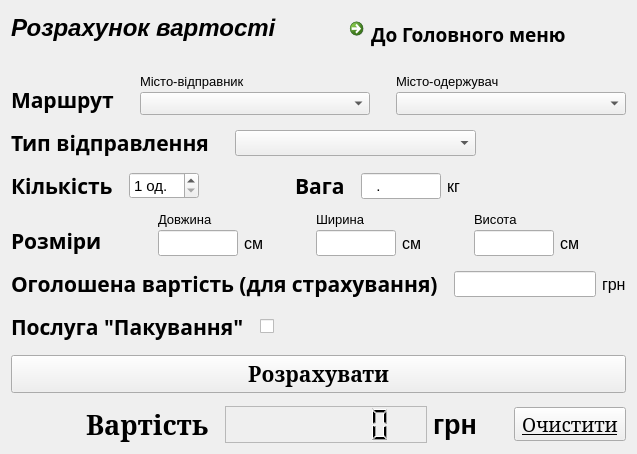
    <widget class="QWidget" name="calculateWidget">
     <layout class="QVBoxLayout" name="verticalLayout_2">
      <item>
       <layout class="QHBoxLayout" name="horizontalLayout_11">
        <item>
         <widget class="QLabel" name="label_103">
          <property name="minimumSize">
           <size>
            <width>0</width>
            <height>40</height>
           </size>
          </property>
          <property name="maximumSize">
           <size>
            <width>16777215</width>
            <height>40</height>
           </size>
          </property>
          <property name="font">
           <font>
            <pointsize>18</pointsize>
            <italic>true</italic>
            <bold>true</bold>
           </font>
          </property>
          <property name="text">
           <string>Розрахунок вартості</string>
          </property>
          <property name="alignment">
           <set>Qt::AlignLeading|Qt::AlignLeft|Qt::AlignTop</set>
          </property>
         </widget>
        </item>
        <item>
         <spacer name="horizontalSpacer_16">
          <property name="orientation">
           <enum>Qt::Horizontal</enum>
          </property>
          <property name="sizeType">
           <enum>QSizePolicy::Fixed</enum>
          </property>
          <property name="sizeHint" stdset="0">
           <size>
            <width>40</width>
            <height>20</height>
           </size>
          </property>
         </spacer>
        </item>
        <item>
         <widget class="QCommandLinkButton" name="calcMainMenuCommandLinkButton">
          <property name="sizePolicy">
           <sizepolicy hsizetype="Preferred" vsizetype="Preferred">
            <horstretch>0</horstretch>
            <verstretch>0</verstretch>
           </sizepolicy>
          </property>
          <property name="minimumSize">
           <size>
            <width>0</width>
            <height>0</height>
           </size>
          </property>
          <property name="maximumSize">
           <size>
            <width>16777215</width>
            <height>50</height>
           </size>
          </property>
          <property name="font">
           <font>
            <family>Berlin Sans FB Demi</family>
            <pointsize>14</pointsize>
            <bold>true</bold>
           </font>
          </property>
          <property name="text">
           <string>До Головного меню</string>
          </property>
          <property name="iconSize">
           <size>
            <width>40</width>
            <height>40</height>
           </size>
          </property>
          <property name="autoDefault">
           <bool>false</bool>
          </property>
          <property name="default">
           <bool>false</bool>
          </property>
         </widget>
        </item>
       </layout>
      </item>
      <item>
       <spacer name="verticalSpacer_2">
        <property name="orientation">
         <enum>Qt::Vertical</enum>
        </property>
        <property name="sizeType">
         <enum>QSizePolicy::Fixed</enum>
        </property>
        <property name="sizeHint" stdset="0">
         <size>
          <width>20</width>
          <height>10</height>
         </size>
        </property>
       </spacer>
      </item>
      <item>
       <layout class="QGridLayout" name="gridLayout_2">
        <property name="verticalSpacing">
         <number>3</number>
        </property>
        <item row="0" column="0" rowspan="2">
         <widget class="QLabel" name="label_3">
          <property name="sizePolicy">
           <sizepolicy hsizetype="Fixed" vsizetype="Preferred">
            <horstretch>0</horstretch>
            <verstretch>0</verstretch>
           </sizepolicy>
          </property>
          <property name="font">
           <font>
            <family>Century Gothic</family>
            <pointsize>16</pointsize>
            <italic>false</italic>
            <bold>true</bold>
           </font>
          </property>
          <property name="text">
           <string>Маршрут</string>
          </property>
          <property name="alignment">
           <set>Qt::AlignBottom|Qt::AlignLeading|Qt::AlignLeft</set>
          </property>
         </widget>
        </item>
        <item row="1" column="4">
         <widget class="QComboBox" name="calcCityRecieverComboBox">
          <property name="font">
           <font>
            <pointsize>10</pointsize>
           </font>
          </property>
         </widget>
        </item>
        <item row="1" column="2">
         <widget class="QComboBox" name="calcCitySenderComboBox">
          <property name="sizePolicy">
           <sizepolicy hsizetype="Preferred" vsizetype="Fixed">
            <horstretch>0</horstretch>
            <verstretch>0</verstretch>
           </sizepolicy>
          </property>
          <property name="font">
           <font>
            <pointsize>10</pointsize>
           </font>
          </property>
         </widget>
        </item>
        <item row="0" column="4">
         <widget class="QLabel" name="label_5">
          <property name="font">
           <font>
            <pointsize>10</pointsize>
           </font>
          </property>
          <property name="text">
           <string>Місто-одержувач</string>
          </property>
          <property name="alignment">
           <set>Qt::AlignBottom|Qt::AlignLeading|Qt::AlignLeft</set>
          </property>
         </widget>
        </item>
        <item row="0" column="2">
         <widget class="QLabel" name="label_2">
          <property name="sizePolicy">
           <sizepolicy hsizetype="Preferred" vsizetype="Preferred">
            <horstretch>0</horstretch>
            <verstretch>0</verstretch>
           </sizepolicy>
          </property>
          <property name="font">
           <font>
            <pointsize>10</pointsize>
           </font>
          </property>
          <property name="text">
           <string>Місто-відправник</string>
          </property>
          <property name="alignment">
           <set>Qt::AlignBottom|Qt::AlignLeading|Qt::AlignLeft</set>
          </property>
         </widget>
        </item>
        <item row="0" column="3" rowspan="2">
         <spacer name="horizontalSpacer">
          <property name="orientation">
           <enum>Qt::Horizontal</enum>
          </property>
          <property name="sizeType">
           <enum>QSizePolicy::Fixed</enum>
          </property>
          <property name="sizeHint" stdset="0">
           <size>
            <width>20</width>
            <height>20</height>
           </size>
          </property>
         </spacer>
        </item>
        <item row="0" column="1" rowspan="2">
         <spacer name="horizontalSpacer_12">
          <property name="orientation">
           <enum>Qt::Horizontal</enum>
          </property>
          <property name="sizeType">
           <enum>QSizePolicy::Fixed</enum>
          </property>
          <property name="sizeHint" stdset="0">
           <size>
            <width>20</width>
            <height>20</height>
           </size>
          </property>
         </spacer>
        </item>
       </layout>
      </item>
      <item>
       <spacer name="verticalSpacer_3">
        <property name="orientation">
         <enum>Qt::Vertical</enum>
        </property>
        <property name="sizeType">
         <enum>QSizePolicy::Fixed</enum>
        </property>
        <property name="sizeHint" stdset="0">
         <size>
          <width>20</width>
          <height>7</height>
         </size>
        </property>
       </spacer>
      </item>
      <item>
       <layout class="QGridLayout" name="gridLayout_7">
        <item row="0" column="2">
         <widget class="QComboBox" name="calcTypeComboBox">
          <property name="sizePolicy">
           <sizepolicy hsizetype="Preferred" vsizetype="Fixed">
            <horstretch>0</horstretch>
            <verstretch>0</verstretch>
           </sizepolicy>
          </property>
          <property name="minimumSize">
           <size>
            <width>0</width>
            <height>0</height>
           </size>
          </property>
          <property name="maximumSize">
           <size>
            <width>16777215</width>
            <height>16777215</height>
           </size>
          </property>
          <property name="font">
           <font>
            <pointsize>11</pointsize>
           </font>
          </property>
         </widget>
        </item>
        <item row="0" column="1">
         <spacer name="horizontalSpacer_8">
          <property name="orientation">
           <enum>Qt::Horizontal</enum>
          </property>
          <property name="sizeType">
           <enum>QSizePolicy::Fixed</enum>
          </property>
          <property name="sizeHint" stdset="0">
           <size>
            <width>20</width>
            <height>20</height>
           </size>
          </property>
         </spacer>
        </item>
        <item row="0" column="0">
         <widget class="QLabel" name="label_19">
          <property name="sizePolicy">
           <sizepolicy hsizetype="Fixed" vsizetype="Preferred">
            <horstretch>0</horstretch>
            <verstretch>0</verstretch>
           </sizepolicy>
          </property>
          <property name="font">
           <font>
            <family>Century Gothic</family>
            <pointsize>16</pointsize>
            <italic>false</italic>
            <bold>true</bold>
           </font>
          </property>
          <property name="text">
           <string>Тип відправлення</string>
          </property>
          <property name="alignment">
           <set>Qt::AlignBottom|Qt::AlignLeading|Qt::AlignLeft</set>
          </property>
         </widget>
        </item>
        <item row="0" column="3">
         <spacer name="horizontalSpacer_9">
          <property name="orientation">
           <enum>Qt::Horizontal</enum>
          </property>
          <property name="sizeType">
           <enum>QSizePolicy::Fixed</enum>
          </property>
          <property name="sizeHint" stdset="0">
           <size>
            <width>150</width>
            <height>20</height>
           </size>
          </property>
         </spacer>
        </item>
       </layout>
      </item>
      <item>
       <spacer name="verticalSpacer_4">
        <property name="orientation">
         <enum>Qt::Vertical</enum>
        </property>
        <property name="sizeType">
         <enum>QSizePolicy::Fixed</enum>
        </property>
        <property name="sizeHint" stdset="0">
         <size>
          <width>20</width>
          <height>7</height>
         </size>
        </property>
       </spacer>
      </item>
      <item>
       <layout class="QGridLayout" name="gridLayout_4">
        <item row="0" column="1">
         <spacer name="horizontalSpacer_4">
          <property name="orientation">
           <enum>Qt::Horizontal</enum>
          </property>
          <property name="sizeType">
           <enum>QSizePolicy::Fixed</enum>
          </property>
          <property name="sizeHint" stdset="0">
           <size>
            <width>10</width>
            <height>20</height>
           </size>
          </property>
         </spacer>
        </item>
        <item row="0" column="4">
         <widget class="QLabel" name="label_7">
          <property name="font">
           <font>
            <family>Century Gothic</family>
            <pointsize>16</pointsize>
            <bold>true</bold>
           </font>
          </property>
          <property name="text">
           <string>Вага</string>
          </property>
         </widget>
        </item>
        <item row="0" column="3">
         <spacer name="horizontalSpacer_3">
          <property name="orientation">
           <enum>Qt::Horizontal</enum>
          </property>
          <property name="sizeType">
           <enum>QSizePolicy::Fixed</enum>
          </property>
          <property name="sizeHint" stdset="0">
           <size>
            <width>90</width>
            <height>20</height>
           </size>
          </property>
         </spacer>
        </item>
        <item row="0" column="0">
         <widget class="QLabel" name="label_6">
          <property name="font">
           <font>
            <family>Century Gothic</family>
            <pointsize>16</pointsize>
            <italic>false</italic>
            <bold>true</bold>
           </font>
          </property>
          <property name="text">
           <string>Кількість</string>
          </property>
         </widget>
        </item>
        <item row="0" column="5">
         <spacer name="horizontalSpacer_5">
          <property name="orientation">
           <enum>Qt::Horizontal</enum>
          </property>
          <property name="sizeType">
           <enum>QSizePolicy::Fixed</enum>
          </property>
          <property name="sizeHint" stdset="0">
           <size>
            <width>10</width>
            <height>20</height>
           </size>
          </property>
         </spacer>
        </item>
        <item row="0" column="7">
         <widget class="QLabel" name="label_18">
          <property name="sizePolicy">
           <sizepolicy hsizetype="Expanding" vsizetype="Preferred">
            <horstretch>0</horstretch>
            <verstretch>0</verstretch>
           </sizepolicy>
          </property>
          <property name="font">
           <font>
            <pointsize>12</pointsize>
           </font>
          </property>
          <property name="text">
           <string>кг</string>
          </property>
         </widget>
        </item>
        <item row="0" column="6">
         <widget class="QLineEdit" name="calcWeightLineEdit">
          <property name="sizePolicy">
           <sizepolicy hsizetype="Fixed" vsizetype="Fixed">
            <horstretch>0</horstretch>
            <verstretch>0</verstretch>
           </sizepolicy>
          </property>
          <property name="maximumSize">
           <size>
            <width>80</width>
            <height>16777215</height>
           </size>
          </property>
          <property name="font">
           <font>
            <pointsize>11</pointsize>
           </font>
          </property>
          <property name="inputMask">
           <string>999.9</string>
          </property>
         </widget>
        </item>
        <item row="0" column="2">
         <widget class="QSpinBox" name="calcAmountSpinBox">
          <property name="sizePolicy">
           <sizepolicy hsizetype="Fixed" vsizetype="Fixed">
            <horstretch>0</horstretch>
            <verstretch>0</verstretch>
           </sizepolicy>
          </property>
          <property name="font">
           <font>
            <pointsize>11</pointsize>
           </font>
          </property>
          <property name="suffix">
           <string> од.</string>
          </property>
          <property name="minimum">
           <number>1</number>
          </property>
          <property name="maximum">
           <number>50</number>
          </property>
         </widget>
        </item>
        <item row="1" column="4">
         <spacer name="verticalSpacer_9">
          <property name="orientation">
           <enum>Qt::Vertical</enum>
          </property>
          <property name="sizeType">
           <enum>QSizePolicy::Fixed</enum>
          </property>
          <property name="sizeHint" stdset="0">
           <size>
            <width>20</width>
            <height>5</height>
           </size>
          </property>
         </spacer>
        </item>
       </layout>
      </item>
      <item>
       <layout class="QGridLayout" name="gridLayout_31">
        <property name="verticalSpacing">
         <number>3</number>
        </property>
        <item row="0" column="6">
         <widget class="QLabel" name="label_110">
          <property name="sizePolicy">
           <sizepolicy hsizetype="Preferred" vsizetype="Preferred">
            <horstretch>0</horstretch>
            <verstretch>0</verstretch>
           </sizepolicy>
          </property>
          <property name="font">
           <font>
            <pointsize>10</pointsize>
           </font>
          </property>
          <property name="text">
           <string>Висота</string>
          </property>
          <property name="alignment">
           <set>Qt::AlignBottom|Qt::AlignLeading|Qt::AlignLeft</set>
          </property>
         </widget>
        </item>
        <item row="0" column="2">
         <widget class="QLabel" name="label_106">
          <property name="font">
           <font>
            <pointsize>10</pointsize>
           </font>
          </property>
          <property name="text">
           <string>Довжина</string>
          </property>
          <property name="alignment">
           <set>Qt::AlignBottom|Qt::AlignLeading|Qt::AlignLeft</set>
          </property>
         </widget>
        </item>
        <item row="1" column="3">
         <widget class="QLabel" name="label_109">
          <property name="font">
           <font>
            <pointsize>12</pointsize>
           </font>
          </property>
          <property name="text">
           <string>см</string>
          </property>
         </widget>
        </item>
        <item row="1" column="5">
         <widget class="QLabel" name="label_111">
          <property name="font">
           <font>
            <pointsize>12</pointsize>
           </font>
          </property>
          <property name="text">
           <string>см</string>
          </property>
         </widget>
        </item>
        <item row="1" column="7">
         <widget class="QLabel" name="label_108">
          <property name="font">
           <font>
            <pointsize>12</pointsize>
           </font>
          </property>
          <property name="text">
           <string>см</string>
          </property>
         </widget>
        </item>
        <item row="0" column="0" rowspan="2">
         <widget class="QLabel" name="label_112">
          <property name="sizePolicy">
           <sizepolicy hsizetype="Preferred" vsizetype="Preferred">
            <horstretch>0</horstretch>
            <verstretch>0</verstretch>
           </sizepolicy>
          </property>
          <property name="font">
           <font>
            <family>Century Gothic</family>
            <pointsize>16</pointsize>
            <italic>false</italic>
            <bold>true</bold>
           </font>
          </property>
          <property name="text">
           <string>Розміри</string>
          </property>
          <property name="alignment">
           <set>Qt::AlignBottom|Qt::AlignLeading|Qt::AlignLeft</set>
          </property>
         </widget>
        </item>
        <item row="1" column="2">
         <widget class="QLineEdit" name="calcLengthLineEdit">
          <property name="sizePolicy">
           <sizepolicy hsizetype="Fixed" vsizetype="Fixed">
            <horstretch>0</horstretch>
            <verstretch>0</verstretch>
           </sizepolicy>
          </property>
          <property name="maximumSize">
           <size>
            <width>80</width>
            <height>16777215</height>
           </size>
          </property>
          <property name="font">
           <font>
            <pointsize>11</pointsize>
           </font>
          </property>
          <property name="inputMask">
           <string>999</string>
          </property>
          <property name="alignment">
           <set>Qt::AlignLeading|Qt::AlignLeft|Qt::AlignTop</set>
          </property>
         </widget>
        </item>
        <item row="1" column="4">
         <widget class="QLineEdit" name="calcWidthLineEdit">
          <property name="sizePolicy">
           <sizepolicy hsizetype="Preferred" vsizetype="Fixed">
            <horstretch>0</horstretch>
            <verstretch>0</verstretch>
           </sizepolicy>
          </property>
          <property name="maximumSize">
           <size>
            <width>80</width>
            <height>16777215</height>
           </size>
          </property>
          <property name="font">
           <font>
            <pointsize>11</pointsize>
           </font>
          </property>
          <property name="inputMask">
           <string>99</string>
          </property>
          <property name="alignment">
           <set>Qt::AlignLeading|Qt::AlignLeft|Qt::AlignTop</set>
          </property>
         </widget>
        </item>
        <item row="1" column="6">
         <widget class="QLineEdit" name="calcHeightLineEdit">
          <property name="sizePolicy">
           <sizepolicy hsizetype="Preferred" vsizetype="Fixed">
            <horstretch>0</horstretch>
            <verstretch>0</verstretch>
           </sizepolicy>
          </property>
          <property name="maximumSize">
           <size>
            <width>80</width>
            <height>16777215</height>
           </size>
          </property>
          <property name="font">
           <font>
            <pointsize>11</pointsize>
           </font>
          </property>
          <property name="inputMask">
           <string>99</string>
          </property>
          <property name="alignment">
           <set>Qt::AlignLeading|Qt::AlignLeft|Qt::AlignTop</set>
          </property>
         </widget>
        </item>
        <item row="0" column="4">
         <widget class="QLabel" name="label_105">
          <property name="font">
           <font>
            <pointsize>10</pointsize>
           </font>
          </property>
          <property name="text">
           <string>Ширина</string>
          </property>
          <property name="alignment">
           <set>Qt::AlignBottom|Qt::AlignLeading|Qt::AlignLeft</set>
          </property>
         </widget>
        </item>
        <item row="0" column="1" rowspan="2">
         <spacer name="horizontalSpacer_2">
          <property name="orientation">
           <enum>Qt::Horizontal</enum>
          </property>
          <property name="sizeType">
           <enum>QSizePolicy::Fixed</enum>
          </property>
          <property name="sizeHint" stdset="0">
           <size>
            <width>50</width>
            <height>20</height>
           </size>
          </property>
         </spacer>
        </item>
       </layout>
      </item>
      <item>
       <spacer name="verticalSpacer_5">
        <property name="orientation">
         <enum>Qt::Vertical</enum>
        </property>
        <property name="sizeType">
         <enum>QSizePolicy::Fixed</enum>
        </property>
        <property name="sizeHint" stdset="0">
         <size>
          <width>20</width>
          <height>7</height>
         </size>
        </property>
       </spacer>
      </item>
      <item>
       <layout class="QGridLayout" name="gridLayout_5">
        <item row="0" column="0">
         <widget class="QLabel" name="label_13">
          <property name="font">
           <font>
            <family>Century Gothic</family>
            <pointsize>16</pointsize>
            <italic>false</italic>
            <bold>true</bold>
           </font>
          </property>
          <property name="text">
           <string>Оголошена вартість (для страхування)</string>
          </property>
          <property name="alignment">
           <set>Qt::AlignBottom|Qt::AlignLeading|Qt::AlignLeft</set>
          </property>
         </widget>
        </item>
        <item row="0" column="2">
         <widget class="QLineEdit" name="calcCostInsuranceLineEdit">
          <property name="font">
           <font>
            <pointsize>11</pointsize>
           </font>
          </property>
          <property name="inputMask">
           <string>9999999</string>
          </property>
         </widget>
        </item>
        <item row="0" column="3">
         <widget class="QLabel" name="label_8">
          <property name="sizePolicy">
           <sizepolicy hsizetype="Expanding" vsizetype="Preferred">
            <horstretch>0</horstretch>
            <verstretch>0</verstretch>
           </sizepolicy>
          </property>
          <property name="font">
           <font>
            <pointsize>12</pointsize>
           </font>
          </property>
          <property name="text">
           <string>грн</string>
          </property>
         </widget>
        </item>
        <item row="0" column="1">
         <spacer name="horizontalSpacer_6">
          <property name="orientation">
           <enum>Qt::Horizontal</enum>
          </property>
          <property name="sizeType">
           <enum>QSizePolicy::Fixed</enum>
          </property>
          <property name="sizeHint" stdset="0">
           <size>
            <width>10</width>
            <height>20</height>
           </size>
          </property>
         </spacer>
        </item>
       </layout>
      </item>
      <item>
       <spacer name="verticalSpacer_8">
        <property name="orientation">
         <enum>Qt::Vertical</enum>
        </property>
        <property name="sizeType">
         <enum>QSizePolicy::Fixed</enum>
        </property>
        <property name="sizeHint" stdset="0">
         <size>
          <width>20</width>
          <height>7</height>
         </size>
        </property>
       </spacer>
      </item>
      <item>
       <layout class="QHBoxLayout" name="horizontalLayout">
        <item>
         <widget class="QLabel" name="label_15">
          <property name="sizePolicy">
           <sizepolicy hsizetype="Fixed" vsizetype="Preferred">
            <horstretch>0</horstretch>
            <verstretch>0</verstretch>
           </sizepolicy>
          </property>
          <property name="font">
           <font>
            <family>Century Gothic</family>
            <pointsize>16</pointsize>
            <italic>false</italic>
            <bold>true</bold>
           </font>
          </property>
          <property name="text">
           <string>Послуга &quot;Пакування&quot;</string>
          </property>
         </widget>
        </item>
        <item>
         <spacer name="horizontalSpacer_7">
          <property name="orientation">
           <enum>Qt::Horizontal</enum>
          </property>
          <property name="sizeType">
           <enum>QSizePolicy::Fixed</enum>
          </property>
          <property name="sizeHint" stdset="0">
           <size>
            <width>10</width>
            <height>20</height>
           </size>
          </property>
         </spacer>
        </item>
        <item>
         <widget class="QCheckBox" name="calcPackingCheckBox">
          <property name="font">
           <font>
            <pointsize>14</pointsize>
           </font>
          </property>
          <property name="text">
           <string/>
          </property>
          <property name="iconSize">
           <size>
            <width>30</width>
            <height>30</height>
           </size>
          </property>
          <property name="tristate">
           <bool>false</bool>
          </property>
         </widget>
        </item>
        <item>
         <spacer name="horizontalSpacer_10">
          <property name="orientation">
           <enum>Qt::Horizontal</enum>
          </property>
          <property name="sizeType">
           <enum>QSizePolicy::Fixed</enum>
          </property>
          <property name="sizeHint" stdset="0">
           <size>
            <width>10</width>
            <height>0</height>
           </size>
          </property>
         </spacer>
        </item>
       </layout>
      </item>
      <item>
       <spacer name="verticalSpacer_7">
        <property name="orientation">
         <enum>Qt::Vertical</enum>
        </property>
        <property name="sizeType">
         <enum>QSizePolicy::Fixed</enum>
        </property>
        <property name="sizeHint" stdset="0">
         <size>
          <width>20</width>
          <height>7</height>
         </size>
        </property>
       </spacer>
      </item>
      <item>
       <layout class="QHBoxLayout" name="horizontalLayout_3">
        <item>
         <widget class="QPushButton" name="calcCalculatePushButton">
          <property name="sizePolicy">
           <sizepolicy hsizetype="Minimum" vsizetype="Preferred">
            <horstretch>0</horstretch>
            <verstretch>0</verstretch>
           </sizepolicy>
          </property>
          <property name="font">
           <font>
            <family>Cambria</family>
            <pointsize>16</pointsize>
            <bold>true</bold>
           </font>
          </property>
          <property name="text">
           <string>Розрахувати</string>
          </property>
         </widget>
        </item>
       </layout>
      </item>
      <item>
       <spacer name="verticalSpacer_6">
        <property name="orientation">
         <enum>Qt::Vertical</enum>
        </property>
        <property name="sizeType">
         <enum>QSizePolicy::Fixed</enum>
        </property>
        <property name="sizeHint" stdset="0">
         <size>
          <width>20</width>
          <height>7</height>
         </size>
        </property>
       </spacer>
      </item>
      <item>
       <layout class="QHBoxLayout" name="horizontalLayout_2">
        <item>
         <spacer name="horizontalSpacer_19">
          <property name="orientation">
           <enum>Qt::Horizontal</enum>
          </property>
          <property name="sizeType">
           <enum>QSizePolicy::Fixed</enum>
          </property>
          <property name="sizeHint" stdset="0">
           <size>
            <width>75</width>
            <height>20</height>
           </size>
          </property>
         </spacer>
        </item>
        <item>
         <widget class="QLabel" name="label_16">
          <property name="sizePolicy">
           <sizepolicy hsizetype="Fixed" vsizetype="Preferred">
            <horstretch>0</horstretch>
            <verstretch>0</verstretch>
           </sizepolicy>
          </property>
          <property name="font">
           <font>
            <family>Cambria</family>
            <pointsize>20</pointsize>
            <bold>true</bold>
           </font>
          </property>
          <property name="layoutDirection">
           <enum>Qt::LeftToRight</enum>
          </property>
          <property name="text">
           <string>Вартість</string>
          </property>
          <property name="alignment">
           <set>Qt::AlignLeading|Qt::AlignLeft|Qt::AlignVCenter</set>
          </property>
         </widget>
        </item>
        <item>
         <spacer name="horizontalSpacer_17">
          <property name="orientation">
           <enum>Qt::Horizontal</enum>
          </property>
          <property name="sizeType">
           <enum>QSizePolicy::Fixed</enum>
          </property>
          <property name="sizeHint" stdset="0">
           <size>
            <width>10</width>
            <height>20</height>
           </size>
          </property>
         </spacer>
        </item>
        <item>
         <widget class="QLCDNumber" name="calcCostLCDNumber">
          <property name="font">
           <font>
            <pointsize>10</pointsize>
           </font>
          </property>
          <property name="frameShape">
           <enum>QFrame::StyledPanel</enum>
          </property>
          <property name="digitCount">
           <number>7</number>
          </property>
         </widget>
        </item>
        <item>
         <widget class="QLabel" name="label_9">
          <property name="sizePolicy">
           <sizepolicy hsizetype="Fixed" vsizetype="Preferred">
            <horstretch>0</horstretch>
            <verstretch>0</verstretch>
           </sizepolicy>
          </property>
          <property name="font">
           <font>
            <pointsize>20</pointsize>
            <bold>true</bold>
           </font>
          </property>
          <property name="text">
           <string>грн</string>
          </property>
         </widget>
        </item>
        <item>
         <spacer name="horizontalSpacer_18">
          <property name="orientation">
           <enum>Qt::Horizontal</enum>
          </property>
          <property name="sizeType">
           <enum>QSizePolicy::Fixed</enum>
          </property>
          <property name="sizeHint" stdset="0">
           <size>
            <width>30</width>
            <height>20</height>
           </size>
          </property>
         </spacer>
        </item>
        <item>
         <widget class="QToolButton" name="calcClearToolButton">
          <property name="font">
           <font>
            <family>Cambria</family>
            <pointsize>14</pointsize>
            <underline>true</underline>
           </font>
          </property>
          <property name="text">
           <string>Очистити</string>
          </property>
         </widget>
        </item>
       </layout>
      </item>
     </layout>
    </widget>
